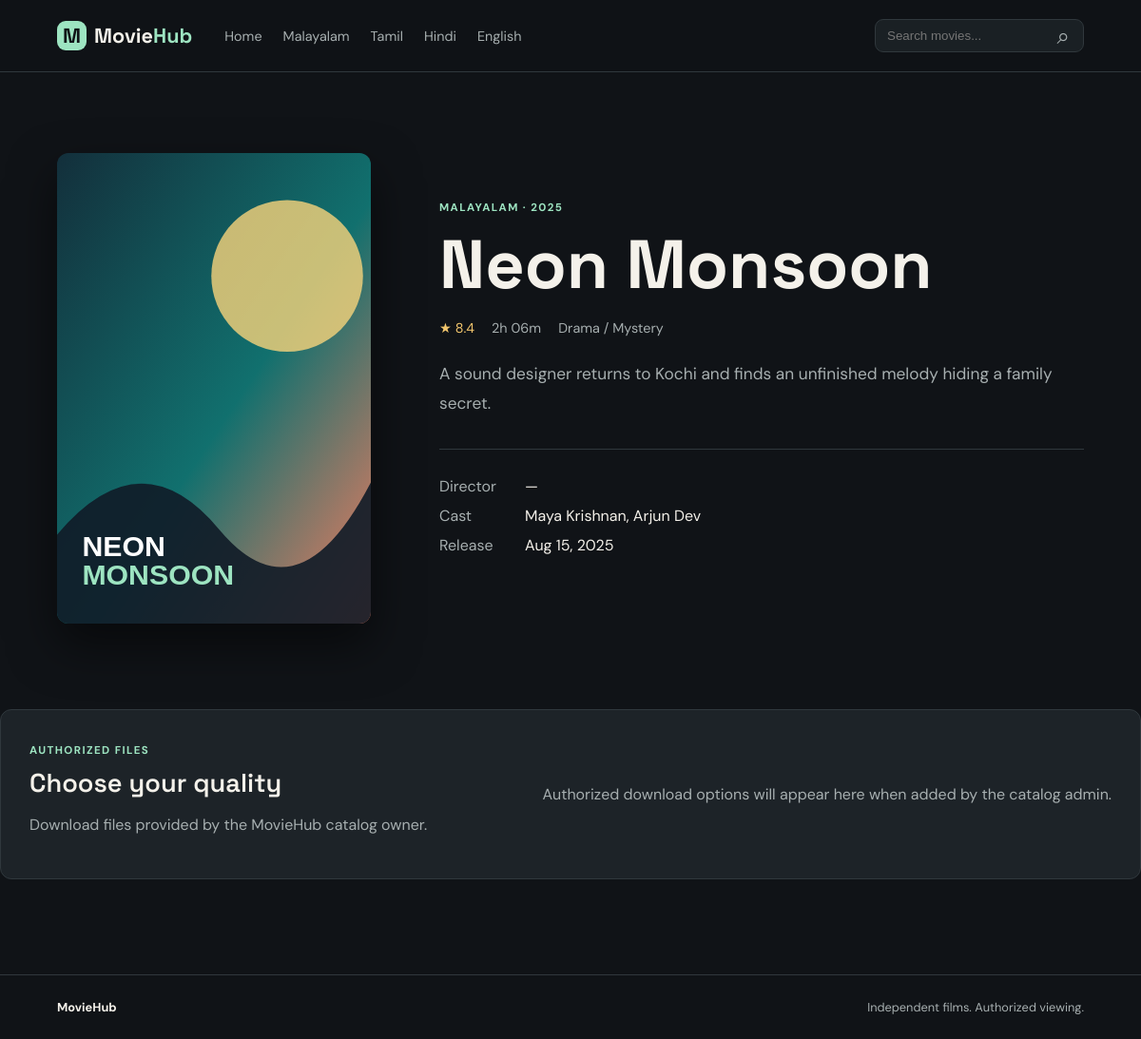
/movie/1, run on the app's committed database.
### app.py (models this page shows)
class Movie(db.Model):
    id = db.Column(db.Integer, primary_key=True)
    title = db.Column(db.String(160), nullable=False)
    description = db.Column(db.Text, nullable=False, default="")
    language = db.Column(db.String(40), nullable=False)
    genre = db.Column(db.String(120), nullable=False, default="Drama")
    year = db.Column(db.Integer, nullable=False)
    release_date = db.Column(db.Date, nullable=True)
    rating = db.Column(db.Float, nullable=False, default=0)
    duration = db.Column(db.String(40), nullable=False, default="1h 45m")
    cast = db.Column(db.String(240), nullable=False, default="")
    poster = db.Column(db.String(240), nullable=False, default="poster-aurora.svg")
    trailer = db.Column(db.String(240), nullable=True)
    video_480 = db.Column(db.String(240), nullable=True)
    video_720 = db.Column(db.String(240), nullable=True)
    video_1080 = db.Column(db.String(240), nullable=True)
    video_480_url = db.Column(db.Text, nullable=True)
    video_720_url = db.Column(db.Text, nullable=True)
    video_1080_url = db.Column(db.Text, nullable=True)
    video_4k_url = db.Column(db.Text, nullable=True)
    trailer_url = db.Column(db.Text, nullable=True)
    original_title = db.Column(db.String(160), nullable=True)
    backdrop = db.Column(db.Text, nullable=True)
    director = db.Column(db.String(240), nullable=True)
    metadata_status = db.Column(db.String(40), nullable=True)
    featured = db.Column(db.Boolean, default=False)
    @property
    def poster_url(self):
        if self.poster and self.poster.startswith(("http://", "https://")):
            return self.poster
        return url_for("static", filename=f"images/{self.poster}")
    @property
    def qualities(self):
        return [("4K UHD", self.video_4k_url), ("1080p HD", self.video_1080_url or self.video_1080), ("720p HD", self.video_720_url or self.video_720), ("480p HD", self.video_480_url or self.video_480)]

### app.py (the view)
@app.route("/movie/<int:movie_id>")
def movie_detail(movie_id):
    movie = db.get_or_404(Movie, movie_id)
    return render_template("movie.html", movie=movie)

### app.py (called while the page is built)
@app.context_processor
def inject_globals():
    return {"languages": ["Malayalam", "Tamil", "Hindi", "English"]}

### templates/movie.html (shortened to what this page needs)
{% extends 'base.html' %}{% block content %}<div class="detail-page"><div class="detail-art"><img src="{{ movie.poster_url }}" alt="{{ movie.title }} poster"></div><div class="detail-copy"><span class="eyebrow">{{ movie.language }} · {{ movie.year }}</span><h1>{{ movie.title }}</h1><div class="detail-stats"><span class="rating">★ {{ '%.1f'|format(movie.rating) }}</span><span>{{ movie.duration }}</span><span>{{ movie.genre }}</span></div><p class="lead">{{ movie.description }}</p><dl class="credits"><div><dt>Director</dt><dd>{{ movie.director or '—' }}</dd></div><div><dt>Cast</dt><dd>{{ movie.cast }}</dd></div><div><dt>Release</dt><dd>{{ movie.release_date.strftime('%b %d, %Y') if movie.release_date else movie.year }}</dd></div></dl></div></div><section class="download-panel"><div><span class="section-kicker">Authorized files</span><h2>Choose your quality</h2><p>Download files provided by the MovieHub catalog owner.</p></div><div class="download-options">{% if not movie.video_4k_url and not movie.video_480_url and not movie.video_720_url and not movie.video_1080_url and not movie.video_480 and not movie.video_720 and not movie.video_1080 %}<p class="muted">Authorized download options will appear here when added by the catalog admin.</p>{% endif %}</div></section>{% endblock %}

### static/css/style.css (style rules this page uses)
:root { --ink:#101317;--night:#15191d;--panel:#1d2328;--line:#30383d;--text:#f4f1ea;--muted:#a7afb0;--mint:#9de4c1;--coral:#ff8069;--gold:#f2c66d }
* { box-sizing:border-box }
body { margin:0;background:var(--ink);color:var(--text);font-family:'DM Sans',sans-serif }
.eyebrow,.section-kicker { color:var(--mint);font-size:.72rem;text-transform:uppercase;letter-spacing:.12em;font-weight:700 }
.hero h1,.page-title h1,.detail-copy h1,.error-page h1,.form-page h1,.auth-page h1 { font:700 clamp(2.7rem,6vw,5.8rem)/.95 'Space Grotesk';margin:17px 0 }
.hero-meta,.detail-stats { display:flex;gap:18px;color:var(--muted);font-size:.9rem;margin:24px 0 }
.rating { color:var(--gold)!important }
.detail-page { max-width:1200px;margin:auto;padding:85px 5vw;display:grid;grid-template-columns:330px 1fr;gap:72px;align-items:center }
.detail-art img { width:100%;border-radius:12px;box-shadow:0 22px 50px #0008 }
.detail-copy h1 { font-size:clamp(2.7rem,6vw,5.5rem);margin-bottom:22px }
.lead { font-size:1.08rem;color:var(--muted);line-height:1.8;max-width:670px }
.credits { border-top:1px solid var(--line);margin:32px 0;padding-top:18px }
.credits div { display:flex;gap:35px;margin:10px 0 }
.credits dt { color:var(--muted);width:55px }
.credits dd { margin:0 }
.download-panel { max-width:1200px;margin:0 auto 100px;padding:30px;border:1px solid var(--line);border-radius:12px;background:var(--panel);display:flex;justify-content:space-between;gap:35px }
.download-panel h2 { font:600 1.7rem 'Space Grotesk';margin:8px 0 }
.download-panel p,.muted { color:var(--muted) }
.download-options { display:flex;gap:12px;align-items:center;flex-wrap:wrap }

### data on the page
Movie: poster_url (picture), language "MALAYALAM", year "2025", title "Neon Monsoon", rating "8.4", duration "2h 06m", genre "Drama / Mystery", description "A sound designer returns to Kochi and finds an unfinished melody hiding a family secret.", director "—", cast "Maya Krishnan, Arjun Dev", release_date "Aug 15, 2025"

### other printed values
{{ item }} "Malayalam" "Tamil" "Hindi" "English"
